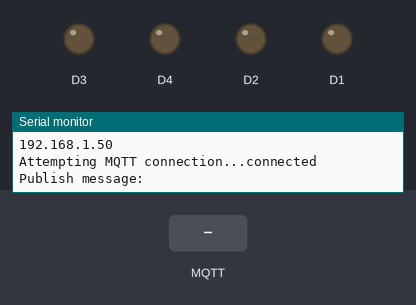
Bench run of a sketch on a simulated ESP8266 (NodeMCU). Parts: output pins drawn as LEDs (lit = HIGH), the last lines printed to the serial monitor. The test bench sets the inputs (shaded band). WiFi joins after 1.5 s; servers stay silent unless stated; no MQTT or app messages arrive unless stated.

Above: at 5.7 s.
5.8 s: MQTT message "0" arrives on the first subscribed topic
At 8.7 s:
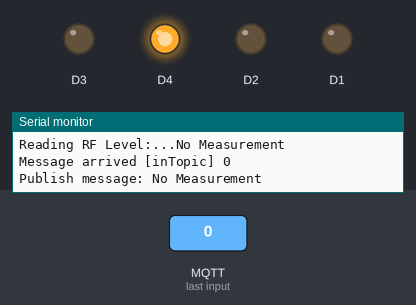
9.0 s: MQTT message "1" arrives on the first subscribed topic
At 11.0 s:
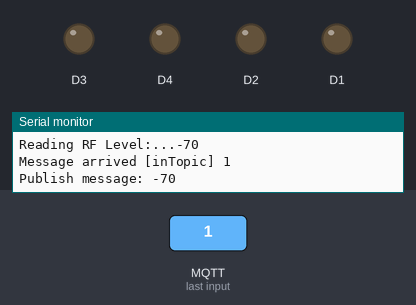
12.0 s: MQTT message "2" arrives on the first subscribed topic
At 14.6 s:
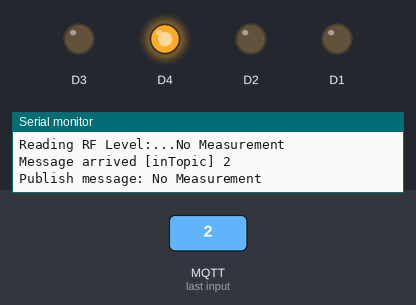
Timing chart, 0 to 16.1 s (numbered marks = the images above; inputs shaded):
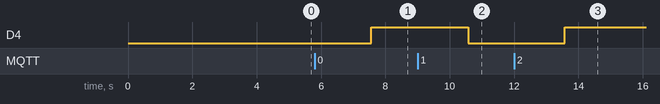

Measured:
- after the input at 5.8 s, D4: LOW → HIGH after 1.8 s
- after the input at 9.0 s, D4: HIGH → LOW after 1.6 s
- after the input at 12.0 s, D4: LOW → HIGH after 1.6 s

The sketch:

main.ino
```cpp
#include <ESP8266WiFi.h>
#include <PubSubClient.h>
#include <ESP.h>

//Function prototypes
void setup_wifi();
void callback(char* topic, byte* payload, unsigned int length);
void reconnect();
void sleep(int timeInSeconds);
char* readPins();

//Define AP SSID and Password
const char* ssid = "J4D_RPi";
const char* password = "RaspberryPi";

//Client and Server Attributes
IPAddress server(192,168,42,1);
WiFiClient espClient;
PubSubClient client(espClient);

//Message attributes
long lastMsg = 0;
char msg[50];
int value = 0;
char* lastReading = "";

//RF Measurement attributes
int val0=2;
int val1=2;
int val2=2;
int val3=2;

void setup(){
    pinMode(BUILTIN_LED, OUTPUT);     // Initialize the BUILTIN_LED pin as an output

    //Initialize the D1 - D4 as Inputs
    pinMode(D1, OUTPUT);
    pinMode(D2, OUTPUT);
    pinMode(D3, OUTPUT);
    pinMode(D4, OUTPUT);

    Serial.begin(115200);   //Initialize serial console
    delay(3000); // Wait for the serial console to start
    setup_wifi();
    client.setServer(server, 1883);
    client.setCallback(callback);
}

void loop(){
    if (!client.connected()) {
      reconnect();
    }
    client.loop();

    long now = millis();
    if (now - lastMsg > 2000) {
      lastMsg = now;
      ++value;
      //snprintf (msg, 75, "hello world #%ld", value);
      Serial.print("Publish message: ");
      //Serial.println(msg);
      Serial.println(lastReading);
      //client.publish("outTopic", msg);
      client.publish("RFMeasurements", lastReading);
      sleep(3);   //Sleep 3 seconds
    }

    Serial.print("Reading RF Level:...");
    lastReading = readPins();
    Serial.println(lastReading);

}

void setup_wifi(){
    //Wait a bit
    delay(10);
    //Print AP SSID
    Serial.println();
    Serial.print("Connecting to ");
    Serial.println(ssid);
    //Begin WiFi Connection
    WiFi.begin(ssid, password);
    //Print .... while awaiting connection
    while(WiFi.status() != WL_CONNECTED){
        delay(500);
        Serial.print(".");
    }
    //Print Connection Information
    Serial.println("");
    Serial.println("WiFi connected");
    Serial.println("IP address: ");
    Serial.println(WiFi.localIP());
}

void callback(char* topic, byte* payload, unsigned int length){
    Serial.print("Message arrived [");
    Serial.print(topic);
    Serial.print("] ");
    for (int i = 0; i < length; i++){
        Serial.print((char)payload[i]);
    }
    Serial.println();

    // Switch on the LED if an 1 was received as first character
    if ((char)payload[0] == '1') {
      digitalWrite(BUILTIN_LED, LOW);   // Turn the LED on (Note that LOW is the voltage level
      // but actually the LED is on; this is because
      // it is acive low on the ESP-01)
    } else {
      digitalWrite(BUILTIN_LED, HIGH);  // Turn the LED off by making the voltage HIGH
    }
}

void reconnect(){
    // Loop until we're reconnected
    while (!client.connected()) {
      Serial.print("Attempting MQTT connection...");
      // Attempt to connect
      if (client.connect("ESP8266Client")) {
        Serial.println("connected");
        // Once connected, publish an announcement...
        client.publish("outTopic", "hello world");
        // ... and resubscribe
        client.subscribe("inTopic");
      } else {
        Serial.print("failed, rc=");
        Serial.print(client.state());
        Serial.println(" try again in 5 seconds");
        // Wait 5 seconds before retrying
        delay(5000);
      }
    }
}

void sleep(int timeInSeconds){
    //ESP.deepSleep(timeInSeconds * 1000000);
    delay(timeInSeconds * 1000);
}

char* readPins(){
    val0=digitalRead(D1);
    val1=digitalRead(D2);
    val2=digitalRead(D3);
    val3=digitalRead(D4);
    if(val0==LOW and val1==LOW and val2==LOW and val3==LOW){ //0000
        //Serial.println("No Measurement");
        return "No Measurement";
    }
    else if(val0==LOW and val1==LOW and val2==LOW and val3==HIGH){ //0001
        //Serial.println("-70 dBm");
        return "-70";
    }
    else if(val0==LOW and val1==LOW and val2==HIGH and val3==LOW){ //0010
        //Serial.println("-60 dBm");
        return "-60";
    }
    else if(val0==LOW and val1==LOW and val2==HIGH and val3==HIGH){ //0011
        //Serial.println("-50 dBm");
        return "-50";
    }
    else if(val0==LOW and val1==HIGH and val2==LOW and val3==LOW){ //0100
        //Serial.println("-40 dBm");
        return "-40";
    }
    else if(val0==LOW and val1==HIGH and val2==LOW and val3==HIGH){ //0101
        //Serial.println("-30 dBm");
        return "-30";
    }
    else if(val0==LOW and val1==HIGH and val2==HIGH and val3==LOW){ //0110
        //Serial.println("-20 dBm");
        return "-20";
    }
    else if(val0==LOW and val1==HIGH and val2==HIGH and val3==HIGH){ //0111
        //Serial.println("-10 dBm");
        return "-10";
    }
    else if(val0==HIGH and val1==LOW and val2==LOW and val3==LOW){ //1000
        //Serial.println(" 0 dBm");
        return "0";
    }
    else if(val0==HIGH and val1==LOW and val2==LOW and val3==HIGH){ //1001
        //Serial.println("+10 dBm");
        return "10";
    }
    else{
        //Serial.println("Measurement Error");
        return "Measurement Error";
    }
}
```
